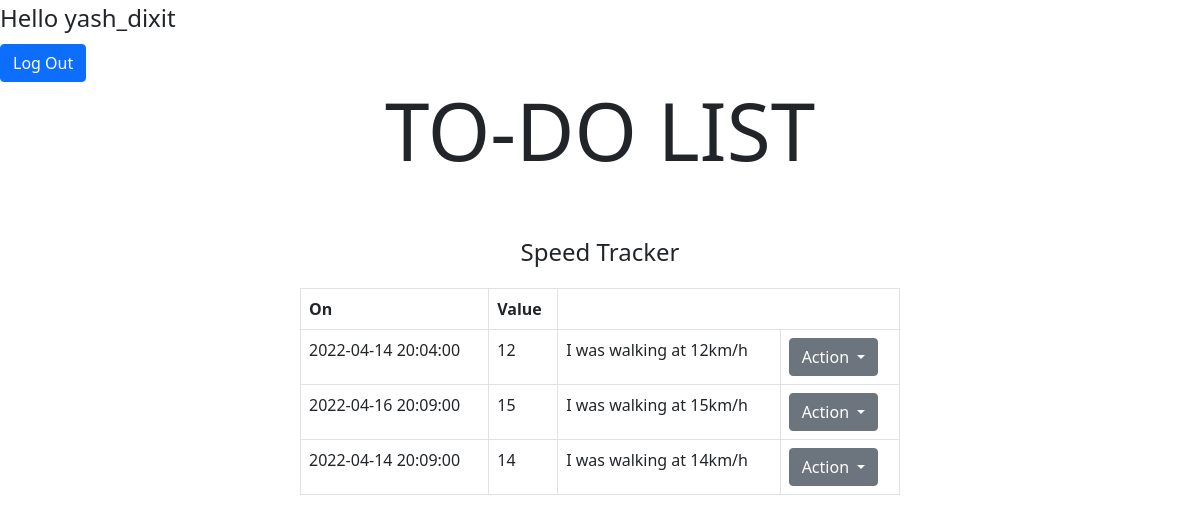
The app's page /track_info/4 (signed in) with its own data.
### activitytrackiing/models.py (models this page shows, shortened)
class User(db.Model, UserMixin):
    id = db.Column(db.Integer, primary_key=True)
    username = db.Column(db.String(20), unique=True, nullable=False)
    password = db.Column(db.String(60), nullable=False)
    trackers = db.relationship('Tracker', backref='tracker', lazy=True)

class Tracker(db.Model):
    tracker_id = db.Column(db.Integer, primary_key=True)
    tracker_name = db.Column(db.String(20), nullable=False)
    tracker_desc = db.Column(db.String(100))
    tracker_type = db.Column(db.Enum('1', '2', '3'), nullable=False)
    settings = db.Column(db.String(40), nullable=False)
    user_id = db.Column(db.Integer, db.ForeignKey("user.id"))
    logs = db.relationship('TrackerLogs', backref='user', lazy=True)

class TrackerLogs(db.Model):
    log_id = db.Column(db.Integer, primary_key=True, autoincrement=True)
    when = db.Column(db.DateTime)
    value = db.Column(db.String(20))
    notes = db.Column(db.String(60))
    tracker_id = db.Column(db.Integer, db.ForeignKey("tracker.tracker_id"))

### activitytrackiing/routes.py (the view)
@login_required
@app.route("/track_info/<int:tracker_id>")
def track_info(tracker_id):
    trackers = Tracker.query.get(tracker_id)
    logs = trackers.logs
    if trackers.tracker_type == "2":
        data = {'': ''}
        for log in logs:
            if log.value in data:
                data[log.value] += 1
            else:
                data[log.value] = 1
    else:
        data = {'': ''}
        for log in logs:
            data[log.when] = int(log.value)
    return render_template('track_info.html', trackers=trackers, data=data)

### activitytrackiing/models.py (called while the page is built)
@login_manager.user_loader
def load_user(user_id):
    return User.query.get(int(user_id))

### activitytrackiing/templates/track_info.html (shortened to what this page needs)
{% extends "layout.html" %}
{% block style %}
{% if trackers.tracker_type=="2" %}
  <script type="text/javascript" src="https://www.gstatic.com/charts/loader.js"></script>
      <body>
      <script>
      google.charts.load('current',{packages:['corechart']});
      google.charts.setOnLoadCallback(drawChart);
      function drawChart() {
      // Set Data
      var data = google.visualization.arrayToDataTable([
					[1,2],
					[4,3],
					[3,3],
					[1,3]
      ]);
      // Set Options
      var options = {
        title: '{{trackers.tracker_name}} data',
        hAxis: {title: 'Time'},
        vAxis: {title: '{{trackers.tracker_name}}'},
        legend: 'none'
      };
      // Draw
      var chart = new google.visualization.LineChart(document.getElementById('myChart'));
      chart.draw(data, options);
      }
      </script>
{% else %}
      <body>
{% endif %}
{% endblock style %}
{% block content %}
<legend align="center">{{trackers.tracker_name}}</legend>
      <table  style="margin-top:10px" class="table table-bordered">
          <thead>
            <tr>
              <th scope="col">On</th>
              <th scope="col">Value</th>
              <th colspan="2" scope="col"></th>
            </tr>
          </thead>
          <tbody>
            {% for log in trackers.logs %}
            <tr>
              <td>{{log.when}}</td>
              <td>{{log.value}}</td>
              <td>{{log.notes}}</td>
              <td>
                <div class="dropdown">
                  <button class="btn btn-secondary dropdown-toggle" type="button" id="dropdownMenuButton" data-toggle="dropdown" aria-haspopup="true" aria-expanded="false">
                    Action
                  </button>
                </div>
              </td>
            </tr>
          {% endfor%}
          </tbody>
        </table>
{% endblock content %}

### activitytrackiing/templates/layout.html (shortened to what this page needs)
<!DOCTYPE html>
<html lang="en">
<head>
  <link rel="stylesheet" href="../static/style.css">
	<link href="https://cdn.jsdelivr.net/npm/bootstrap@5.0.0/dist/css/bootstrap.min.css" rel="stylesheet" >
  {% block style %}
    {% endblock %}
</head>
<body>
{% if current_user.is_authenticated %}
    <legend>Hello {{current_user.username}}</legend>
{% endif %}
{% if current_user.is_authenticated %}
<div class="text-right">
    <a class="btn btn-primary " href="{{url_for('logout')}}" role="button">Log Out</a>
</div>
{% endif %}
<h1 class="display-1 text-center ">TO-DO LIST</h1><br><br>
{% block content %}{% endblock%}
</body>
</html>

### activitytrackiing/static/style.css (style rules this page uses)
body { background-size:cover; }
.table { border-collapse: collapse; margin-top: 10px; margin-left:25%; width: 50% !important; border-radius: 25px; }

### records on screen
User: username "yash_dixit"
Tracker: tracker_name "Speed Tracker"
TrackerLogs: when "2022-04-14 20:04:00", value "12", notes "I was walking at 12km/h"
TrackerLogs: when "2022-04-16 20:09:00", value "15", notes "I was walking at 15km/h"
TrackerLogs: when "2022-04-14 20:09:00", value "14", notes "I was walking at 14km/h"
